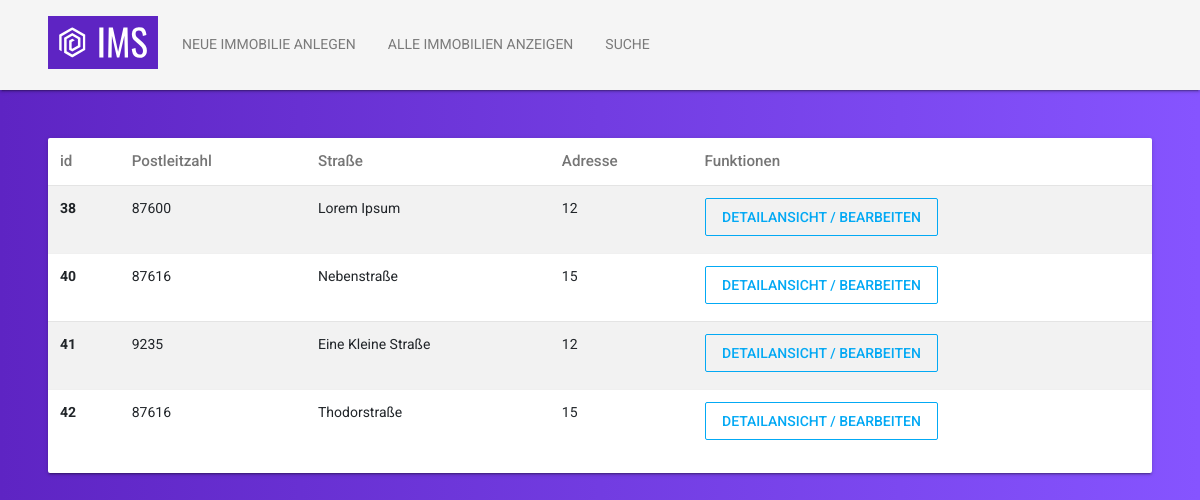
The app's page /sites/estate-overview.sites.php (signed in) with its own data.
### tables this page shows
CREATE TABLE IF NOT EXISTS `estates` (
  `EstateID` int(11) NOT NULL AUTO_INCREMENT,
  `Estate_TypeID` int(255) NOT NULL,
  `Estate_ParentID` int(255) NOT NULL,
  `AddressID` int(11) NOT NULL,
  `Estate_MetaID` int(11) NOT NULL,
  PRIMARY KEY (`EstateID`),
  KEY `Estates_fk0` (`Estate_TypeID`),
  KEY `Estates_fk1` (`Estate_ParentID`),
  KEY `Estates_fk2` (`AddressID`),
  KEY `Estates_fk3` (`Estate_MetaID`)
);

CREATE TABLE IF NOT EXISTS `addresses` (
  `AddressID` int(11) NOT NULL AUTO_INCREMENT,
  `ZipcodeID` int(11) NOT NULL,
  `Address_Street` varchar(255) NOT NULL,
  `Address_Street_Number` varchar(255) NOT NULL,
  `Address_Country_Code` varchar(255) NOT NULL,
  PRIMARY KEY (`AddressID`),
  KEY `Addresses_fk` (`ZipcodeID`)
);

### methods/gets/get.estates.php (the view, shortened to what this page needs)
<?php
class buildEstateQuery
{
    function __construct()
    {
        $this->detail_fallback = 'Bitte zuerst Objekte einpflegen!';
    }
    private function db()
    {
        $servername = "bngwcgyjxquzsogdpgjv-mysql.services.clever-cloud.com";
        $username = "ubzcxi5aeywhopxg";
        $password = "GkgWQRKJzxDrFquEIQp6";
        $database = "bngwcgyjxquzsogdpgjv";
        return new mysqli($servername, $username, $password, $database);
    }
    public function overview()
    {
        if (isset($_SERVER['HTTPS']) && $_SERVER['HTTPS'] === 'on')
            $url = "https://";
        else
            $url = "http://";
        $url .= $_SERVER['HTTP_HOST'];
        $url .= $_SERVER['REQUEST_URI'];
        $host = parse_url($url, PHP_URL_SCHEME) . '://' . parse_url($url, PHP_URL_HOST);
        $root = 'immobilien-management-system';
        $connection = $this->db();
        $logged_in_user = $_SESSION['user_id'];
        $sql = "SELECT * FROM estates_in_landlords WHERE LandlordID = $logged_in_user";
        $result = mysqli_query($connection, $sql);
        if ($result->num_rows > 0) {
            while ($row = $result->fetch_assoc()) {
                $search = $row['EstateID'];
                $join = "SELECT
                estate_types.Estate_Type,
                addresses.ZipcodeID,
                addresses.Address_Street,
                addresses.Address_Street_Number,
                estates.EstateID
                FROM estates
                INNER JOIN estate_types ON estates.Estate_TypeID=estate_types.Estate_TypeID
                INNER JOIN addresses ON estates.AddressID=addresses.AddressID
                WHERE estates.EstateID = $search";
                $join_results = mysqli_query($connection, $join);
                if ($join_results->num_rows > 0) {
                    while ($join_entry = $join_results->fetch_assoc()) {
                        $path = "sites/estate-detail.sites.php?id=" . $join_entry['EstateID'] . "";
                        $link = $host . '/' . $root . '/' . $path;
                        $button = "<a class='btn btn-outline-info'
                        href='" . $link . "'>
                        Detailansicht / Bearbeiten
                        </a>";
                        $table = "<tr>
                        <th scope='row'>" . $join_entry['EstateID'] . "</th>
                        <td>" . $join_entry['ZipcodeID'] . "</td>
                        <td>" . $join_entry['Address_Street'] . "</td>
                        <td>" . $join_entry['Address_Street_Number'] . "</td>
                        <td>" . $button . "</td>
                        </tr>";
                        echo $table;
                    }
                }
            }
        } else {
            echo $this->detail_fallback;
        }
    }
}

### records on screen
estates: EstateID "38", AddressID.ZipcodeID "87600", AddressID.Address_Street "Lorem Ipsum", AddressID.Address_Street_Number "12"
estates: EstateID "40", AddressID.ZipcodeID "87616", AddressID.Address_Street "Nebenstraße", AddressID.Address_Street_Number "15"
estates: EstateID "41", AddressID.ZipcodeID "9235", AddressID.Address_Street "Eine Kleine Straße", AddressID.Address_Street_Number "12"
estates: EstateID "42", AddressID.ZipcodeID "87616", AddressID.Address_Street "Thodorstraße", AddressID.Address_Street_Number "15"
